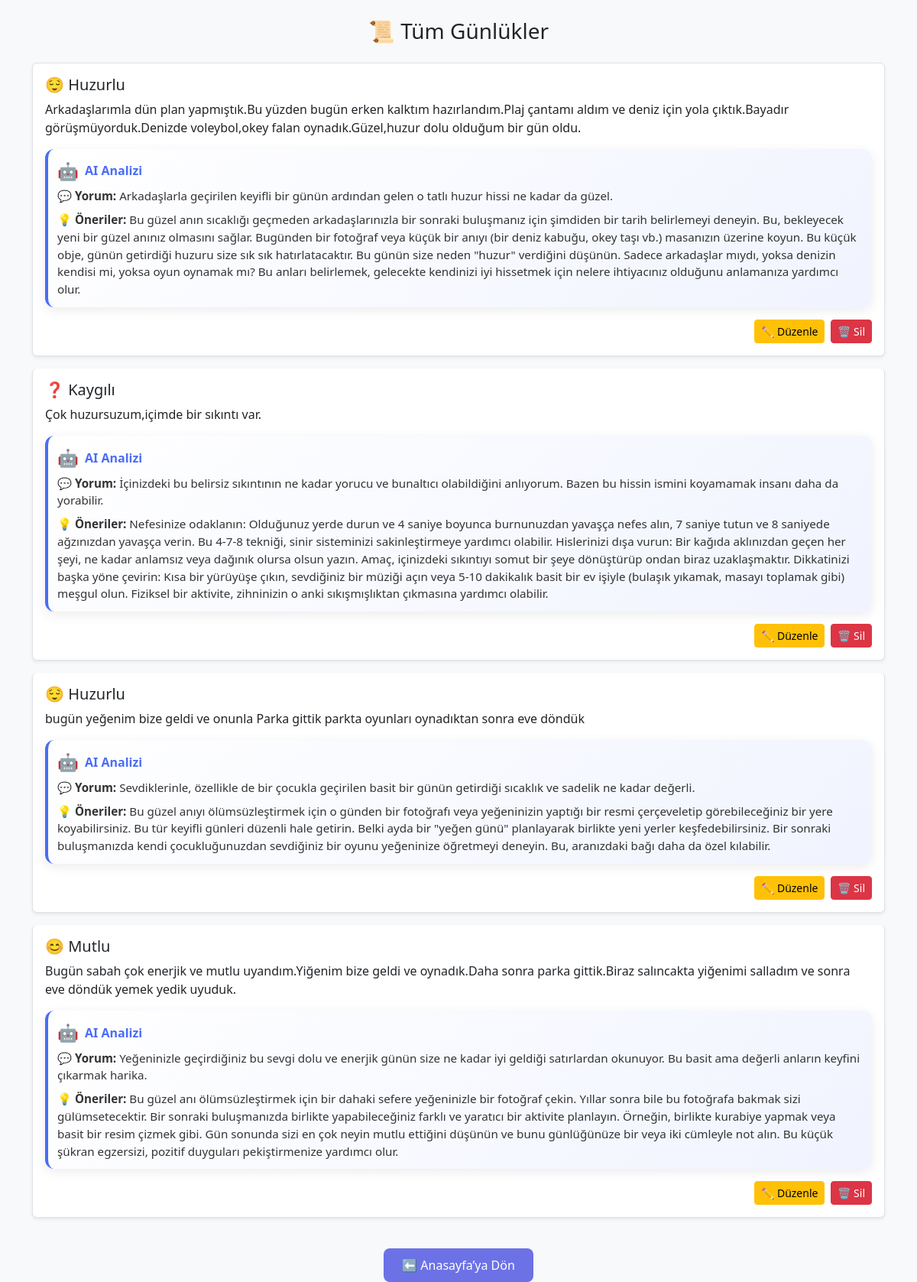
The page /all-entries (signed in) on the database its author committed.
### models.py (models this page shows)
class Diary(Base):
    __tablename__ = "diary"
    id = Column(Integer, primary_key=True, index=True)
    user_id = Column(Integer, ForeignKey("users.id"), nullable=False)
    content = Column(String)
    timestamp = Column(DateTime, default=datetime.utcnow)
    emotion = Column(String, nullable=True)  # örnek: 'mutlu', 'endişeli'
    comment = Column(String)         # yorum
    suggestions = Column(String)     # öneriler
    user = relationship("User", back_populates="diaries")

### routers/entries.py (the view)
@router.get("/all-entries", response_class=HTMLResponse, include_in_schema=False)
async def all_entries(
    request: Request,
    current_user: dict = Depends(get_current_user),
    db: Session = Depends(get_db),
    date: str = Query(None)
):
    query = db.query(Diary).filter_by(user_id=current_user["user_id"])
    if date:
        try:
            selected_date = datetime.strptime(date, "%Y-%m-%d").date()
            query = query.filter(func.date(Diary.timestamp) == selected_date)
        except ValueError:
            pass
    entries = query.order_by(Diary.timestamp.asc()).all()
    return templates.TemplateResponse("all_entries.html", {
        "request": request,
        "entries": entries,
        "username": current_user["username"],
        "emotion_map": EMOTION_MAP
    })

### templates/all_entries.html (shortened to what this page needs)
<!DOCTYPE html>
<html lang="tr">
<head>
    <link href="https://cdn.jsdelivr.net/npm/bootstrap@5.3.0/dist/css/bootstrap.min.css" rel="stylesheet">
</head>
<body class="bg-light">
<div class="container mt-4">
    <h3 class="mb-4 text-center">📜 Tüm Günlükler</h3>
    {% if entries %}
        <div class="list-group">
            {% for entry in entries %}
                <div class="list-group-item mb-3 p-3 rounded shadow-sm">
                    <div class="d-flex justify-content-between align-items-center mb-2">
                        <h5 class="mb-0">
                            {{ emotion_map.get(entry.emotion, {'emoji': '❓'}).emoji }}
                            {{ entry.emotion }}
                        </h5>
                    </div>
                    <p>{{ entry.content }}</p>
                    {% if entry.comment or entry.suggestions %}
                    <div class="ai-card">
                        <div class="ai-header">
                            <span class="ai-icon">🤖</span> AI Analizi
                        </div>
                        <div class="ai-content">
                            {% if entry.comment %}
                                <p class="mb-2"><strong>💬 Yorum:</strong> {{ entry.comment }}</p>
                            {% endif %}
                            {% if entry.suggestions %}
                                <p class="mb-0"><strong>💡 Öneriler:</strong> {{ entry.suggestions }}</p>
                            {% endif %}
                        </div>
                    </div>
                    {% endif %}
                    <div class="mt-3 d-flex justify-content-end gap-2">
                        <a href="/edit-entry/{{ entry.id }}" class="btn btn-sm btn-warning">✏️ Düzenle</a>
                        <a href="/delete-entry/{{ entry.id }}" class="btn btn-sm btn-danger">🗑 Sil</a>
                    </div>
                </div>
            {% endfor %}
        </div>
    {% else %}
        <div class="alert alert-info text-center">
            Henüz günlük kaydı yok.
        </div>
    {% endif %}
    <div class="text-center mt-4">
        <a href="/dashboard" class="home-btn">
            ⬅ Anasayfa’ya Dön
        </a>
    </div>
</div>
</body>
</html>

### templates/all_entries.html (style rules this page uses)
.ai-card { background: linear-gradient(135deg, rgba(255,255,255,0.95), rgba(240,243,255,0.95)); border-left: 4px solid #4a6cf7; box-shadow: 0 4px 15px rgba(0,0,0,0.08); transition: transform 0.2s ease, box-shadow 0.2s ease; margin-top: 10px; padding: 12px; border-radius: 12px; }
.ai-header { font-size: 1rem; color: #4a6cf7; display: flex; align-items: center; font-weight: 600; }
.ai-icon { font-size: 1.4rem; margin-right: 8px; }
.ai-content { font-size: 0.95rem; color: #333; margin-top: 5px; }
.home-btn { background-color: #6c72e6; border: none; color: white; font-weight: 500; padding: 0.6rem 1.5rem; border-radius: 8px; display: inline-flex; align-items: center; gap: 8px; text-decoration: none; transition: background 0.2s ease; }

### rows shown on the page
Diary: get "😌", emotion "Huzurlu", content "Arkadaşlarımla dün plan yapmıştık.Bu yüzden bugün erken kalktım hazırlandım.Plaj çantamı aldım ve deniz için yola çıktık.Bayadır görüşmüyorduk.Denizde voleybol,okey falan oynadık.Güzel,huzur dolu olduğum bir gün oldu.", comment "Arkadaşlarla geçirilen keyifli bir günün ardından gelen o tatlı huzur hissi ne kadar da güzel.", suggestions "Bu güzel anın sıcaklığı geçmeden arkadaşlarınızla bir sonraki buluşmanız için şimdiden bir tarih belirlemeyi deneyin. Bu, bekleyecek yeni bir güzel anınız olmasını sağlar. Bugünden bir fotoğraf veya küçük bir anıyı (bir deniz kabuğu, okey taşı vb.) masanızın üzerine koyun. Bu küçük obje, günün getirdiği huzuru size sık sık hatırlatacaktır. Bu günün size neden \"huzur\" verdiğini düşünün. Sadece arkadaşlar mıydı, yoksa denizin kendisi mi, yoksa oyun oynamak mı? Bu anları belirlemek, gelecekte kendinizi iyi hissetmek için nelere ihtiyacınız olduğunu anlamanıza yardımcı olur."
Diary: get "❓", emotion "Kaygılı", content "Çok huzursuzum,içimde bir sıkıntı var.", comment "İçinizdeki bu belirsiz sıkıntının ne kadar yorucu ve bunaltıcı olabildiğini anlıyorum. Bazen bu hissin ismini koyamamak insanı daha da yorabilir.", suggestions "Nefesinize odaklanın: Olduğunuz yerde durun ve 4 saniye boyunca burnunuzdan yavaşça nefes alın, 7 saniye tutun ve 8 saniyede ağzınızdan yavaşça verin. Bu 4-7-8 tekniği, sinir sisteminizi sakinleştirmeye yardımcı olabilir. Hislerinizi dışa vurun: Bir kağıda aklınızdan geçen her şeyi, ne kadar anlamsız veya dağınık olursa olsun yazın. Amaç, içinizdeki sıkıntıyı somut bir şeye dönüştürüp ondan biraz uzaklaşmaktır. Dikkatinizi başka yöne çevirin: Kısa bir yürüyüşe çıkın, sevdiğiniz bir müziği açın veya 5-10 dakikalık basit bir ev işiyle (bulaşık yıkamak, masayı toplamak gibi) meşgul olun. Fiziksel bir aktivite, zihninizin o anki sıkışmışlıktan çıkmasına yardımcı olabilir."
Diary: get "😌", emotion "Huzurlu", content "bugün yeğenim bize geldi ve onunla Parka gittik parkta oyunları oynadıktan sonra eve döndük", comment "Sevdiklerinle, özellikle de bir çocukla geçirilen basit bir günün getirdiği sıcaklık ve sadelik ne kadar değerli.", suggestions "Bu güzel anıyı ölümsüzleştirmek için o günden bir fotoğrafı veya yeğeninizin yaptığı bir resmi çerçeveletip görebileceğiniz bir yere koyabilirsiniz. Bu tür keyifli günleri düzenli hale getirin. Belki ayda bir \"yeğen günü\" planlayarak birlikte yeni yerler keşfedebilirsiniz. Bir sonraki buluşmanızda kendi çocukluğunuzdan sevdiğiniz bir oyunu yeğeninize öğretmeyi deneyin. Bu, aranızdaki bağı daha da özel kılabilir."
Diary: get "😊", emotion "Mutlu", content "Bugün sabah çok enerjik ve mutlu uyandım.Yiğenim bize geldi ve oynadık.Daha sonra parka gittik.Biraz salıncakta yiğenimi salladım ve sonra eve döndük yemek yedik uyuduk.", comment "Yeğeninizle geçirdiğiniz bu sevgi dolu ve enerjik günün size ne kadar iyi geldiği satırlardan okunuyor. Bu basit ama değerli anların keyfini çıkarmak harika.", suggestions "Bu güzel anı ölümsüzleştirmek için bir dahaki sefere yeğeninizle bir fotoğraf çekin. Yıllar sonra bile bu fotoğrafa bakmak sizi gülümsetecektir. Bir sonraki buluşmanızda birlikte yapabileceğiniz farklı ve yaratıcı bir aktivite planlayın. Örneğin, birlikte kurabiye yapmak veya basit bir resim çizmek gibi. Gün sonunda sizi en çok neyin mutlu ettiğini düşünün ve bunu günlüğünüze bir veya iki cümleyle not alın. Bu küçük şükran egzersizi, pozitif duyguları pekiştirmenize yardımcı olur."
